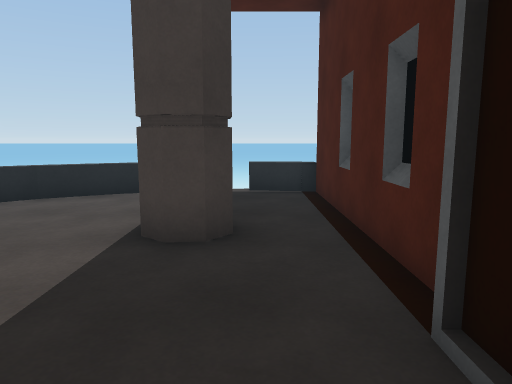
[1] (above)

24 first-person views from a walk through a Unity game level. The camera is 1.4 m above the floor, tilts 8° down and sees 70° across. The floor is counted in squares, 1 m on a side. Each view is taken from the middle of a square. On the plan, view 1 faces up. The plan holds only what a view shows up to about 16 squares ahead; the rest is blank. The place goes on beyond the plan. The player character is not drawn. Some animated figures are left out. Surface patterns are stand-ins for the level's own textures.

[2]
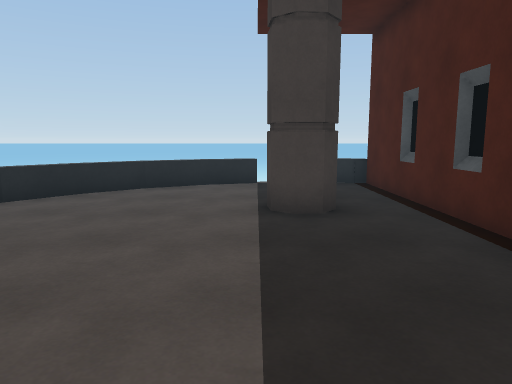

[3]
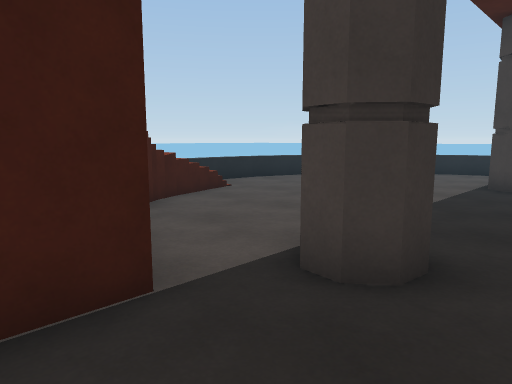

[4]
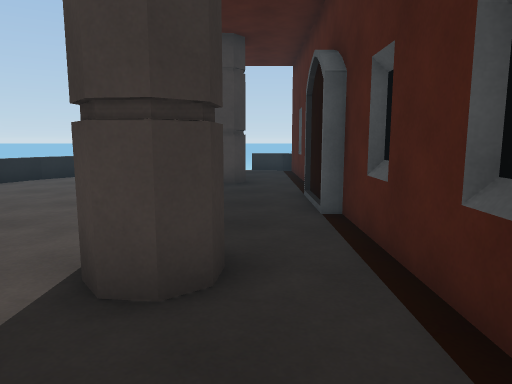

[5]
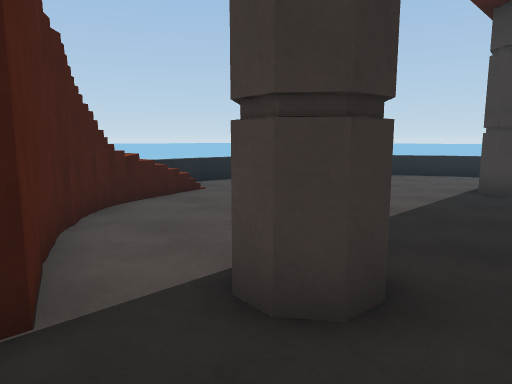

[6]
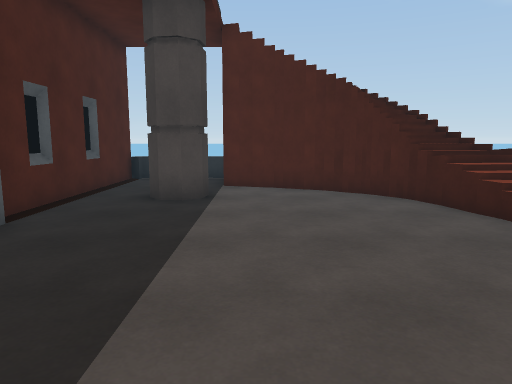

[7]
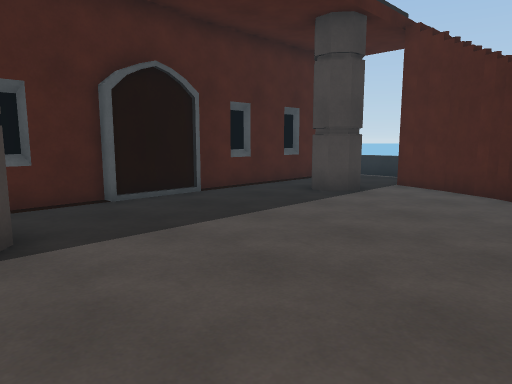

[8]
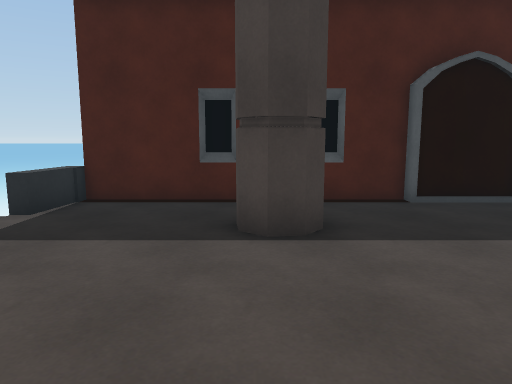

[9]
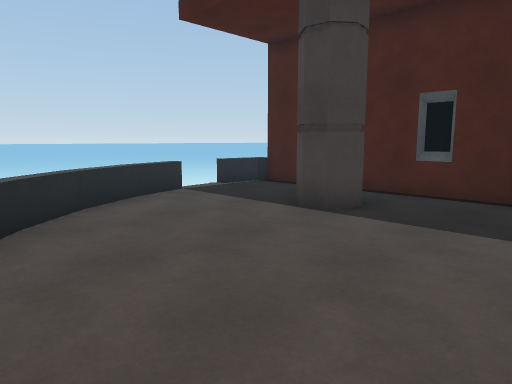

[10]
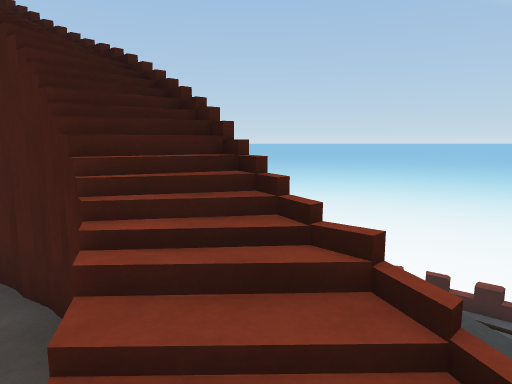

[11]
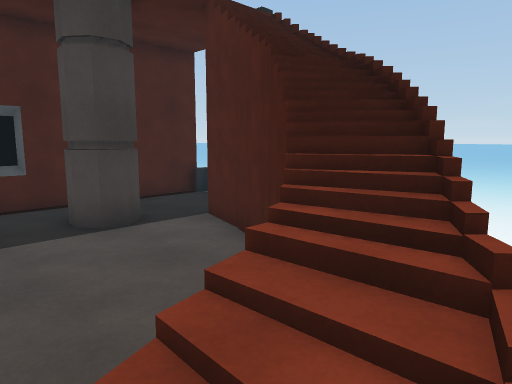

[12]
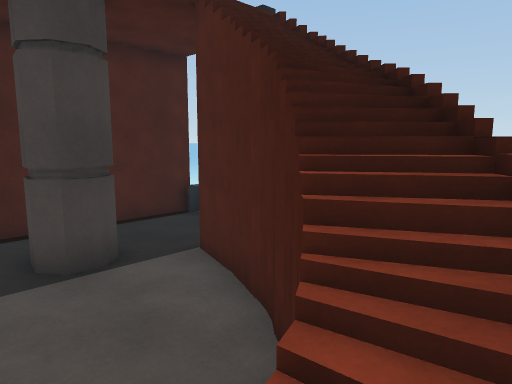

[13]
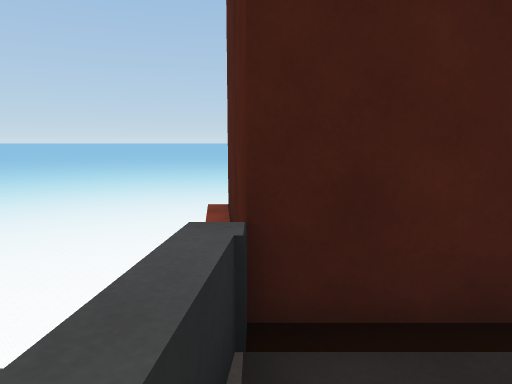

[14]
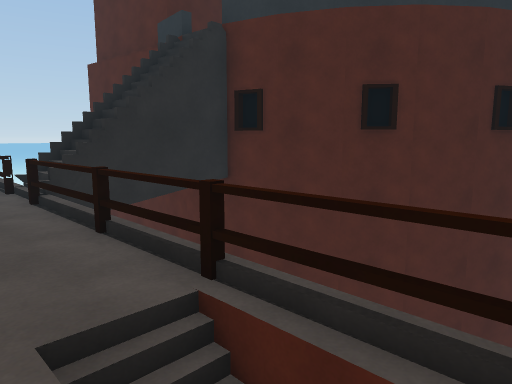

[15]
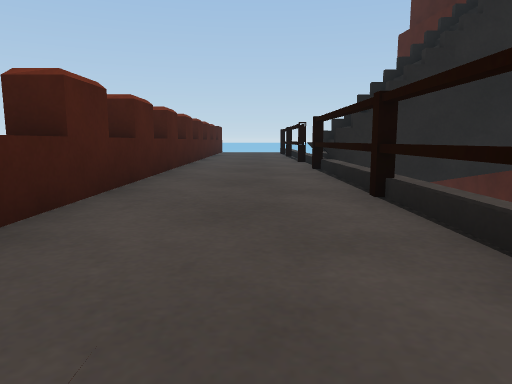

[16]
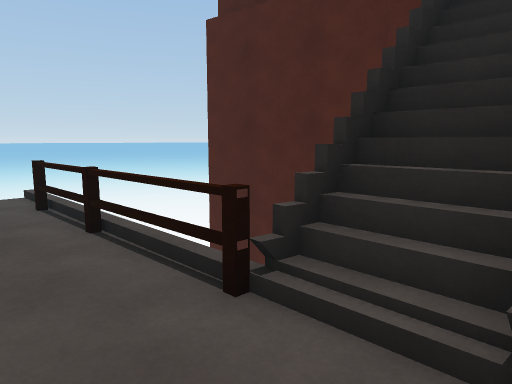

[17]
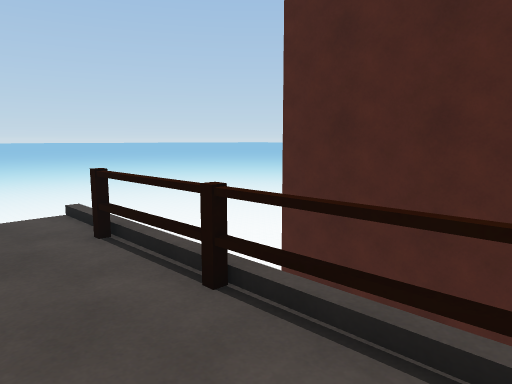

[18]
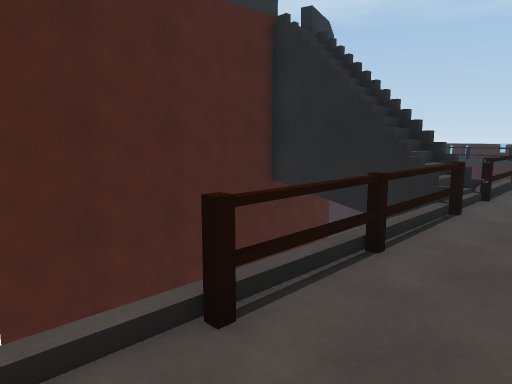

[19]
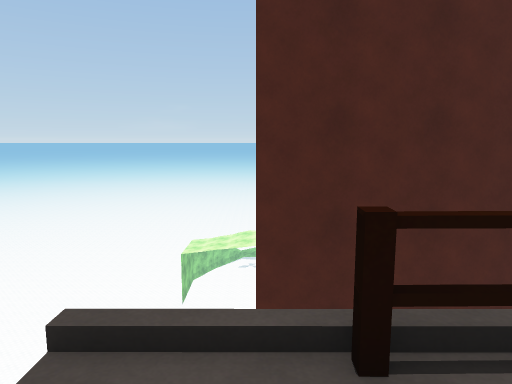

[20]
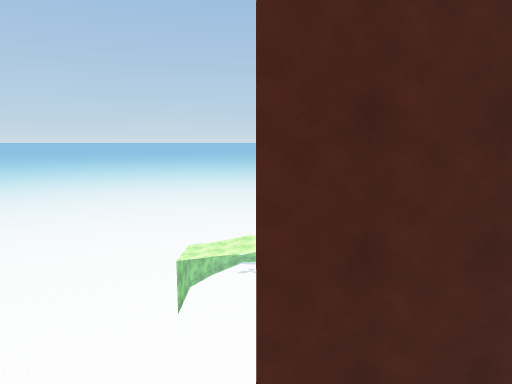

[21]
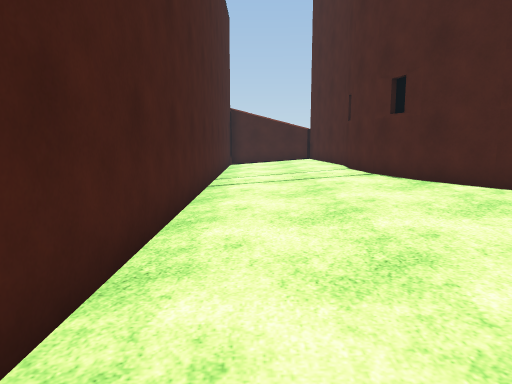

[22]
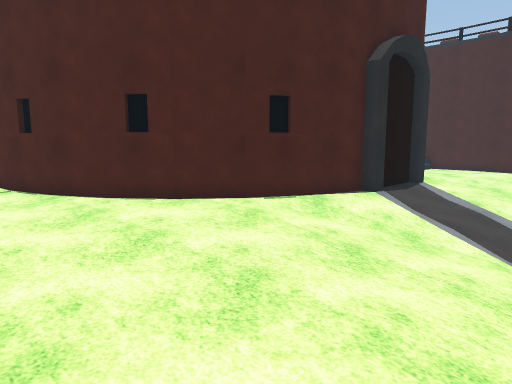

[23]
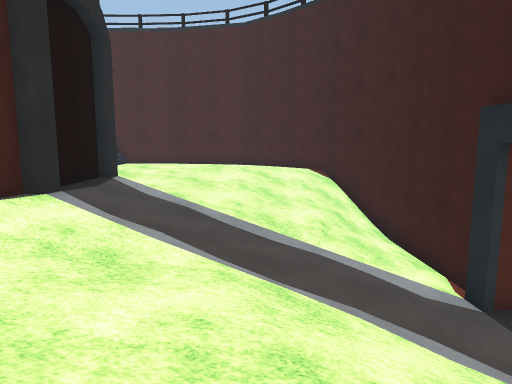

[24]
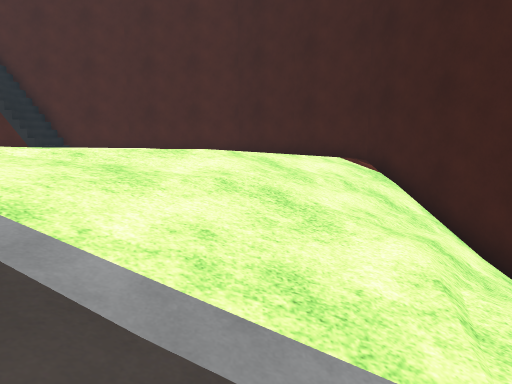

### Floor plan
Key: @ floor where view 1 was taken; # wall or solid block; . main floor; : floor 3.25 m higher than the main floor; - floor 4.75 m lower than the main floor; + floor 4.75 m higher than the main floor; _ floor 12.5 m lower than the main floor; < floor 12.75 m lower than the main floor; ( floor 14.75 m lower than the main floor; ! floor 15.25 m lower than the main floor; / step, stairs or slope; = window, fence, low wall or low ledge; ^ raised ledge; v drop or lower ground.
Columns run from 19 left of view 1 to 8 right of it. Each row starts with its distance up from view 1.
 19             ^^^^^^^^^^^^^^^
 18         - ------------------
 17           /-----------------
 16         ##=######v-=vvvvv=--
 15         <<<<<<<<<///vvv
 14       < <<<<<<<<<///vvv
 13     /  <<<<<<<<<<//vvvv
 12       <<<<<<<<<<<//vvvv
 11      <<<<<<<<<<__#/vvvvvv_v
 10     //<<<<<<<__#=#.=^####^=
  9     ///<<<<__#=#.....#
  8     /////<__#=.......#
  7    ///////_#=........#
  6   /////////=......#..#
  5  /////////##......#..#    =
  4 !/////////=..........#    =
  3 #(////////=..........#    =
  2 v////////_=..........#    =
  1 v////////_=..........#    =
  0 v////////#//.......@.#    =
 -1 v///////<<//=........#
 -2 v//////<<<//=........#
 -3 v//////</_v###....#..#
 -4 #///////<__#=##......#
 -5 #/////< <<_##=:##....#
 -6  #///<  <_    ===+...#
 -7  #//<         ####...#
 -8  #//             #===#
 -9   #
-10
-11              =//
-12      ##      ///
-13  ^^-   ###vvvvvvv
-14   ^^

Where each view was taken, in squares from view 1:
view 1: 0 up, 0 right, facing up
view 2: 2 down, 2 left, facing up
view 3: 7 down, 1 right, facing up-left
view 4: 7 down, 0 right, facing up
view 5: 6 down, 1 right, facing up-left
view 6: 6 up, 3 left, facing down
view 7: 6 up, 7 left, facing down-right
view 8: 6 up, 7 left, facing right
view 9: 1 up, 8 left, facing up-right
view 10: 0 up, 8 left, facing down
view 11: 0 up, 9 left, facing down-right
view 12: 1 down, 8 left, facing down-right
view 13: 10 up, 1 left, facing right
view 14: 18 up, 11 left, facing down-right
view 15: 17 up, 9 left, facing right
view 16: 18 up, 2 left, facing down-right
view 17: 18 up, 1 right, facing down-right
view 18: 18 up, 8 right, facing down-left
view 19: 18 up, 7 right, facing down
view 20: 16 up, 7 right, facing down
view 21: 14 up, 13 left, facing right
view 22: 13 up, 15 left, facing down-right
view 23: 10 up, 14 left, facing down
view 24: 3 up, 14 left, facing down
